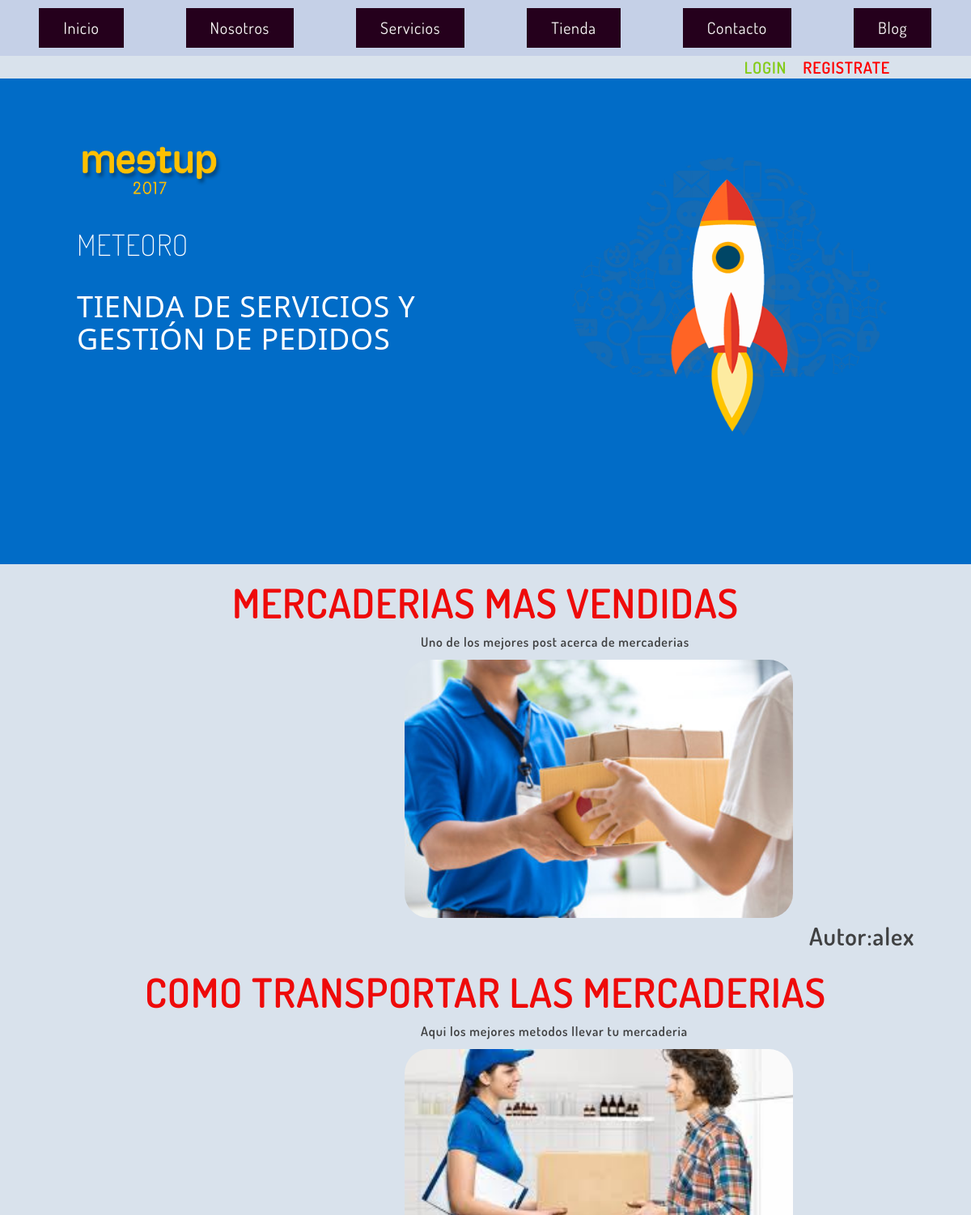
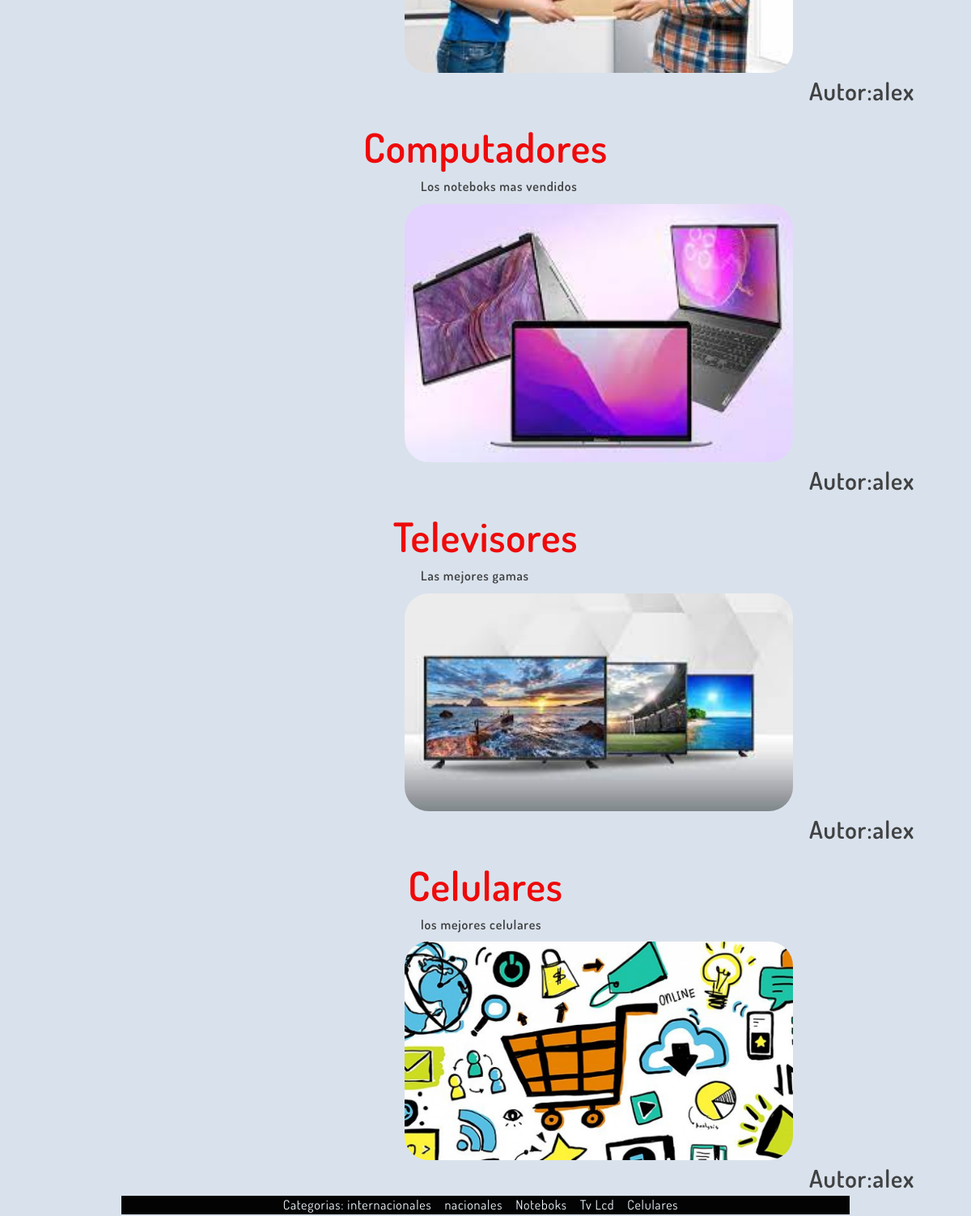
The page /blog/ (upper part) on the database as committed earlier (2 pictures, top to bottom).
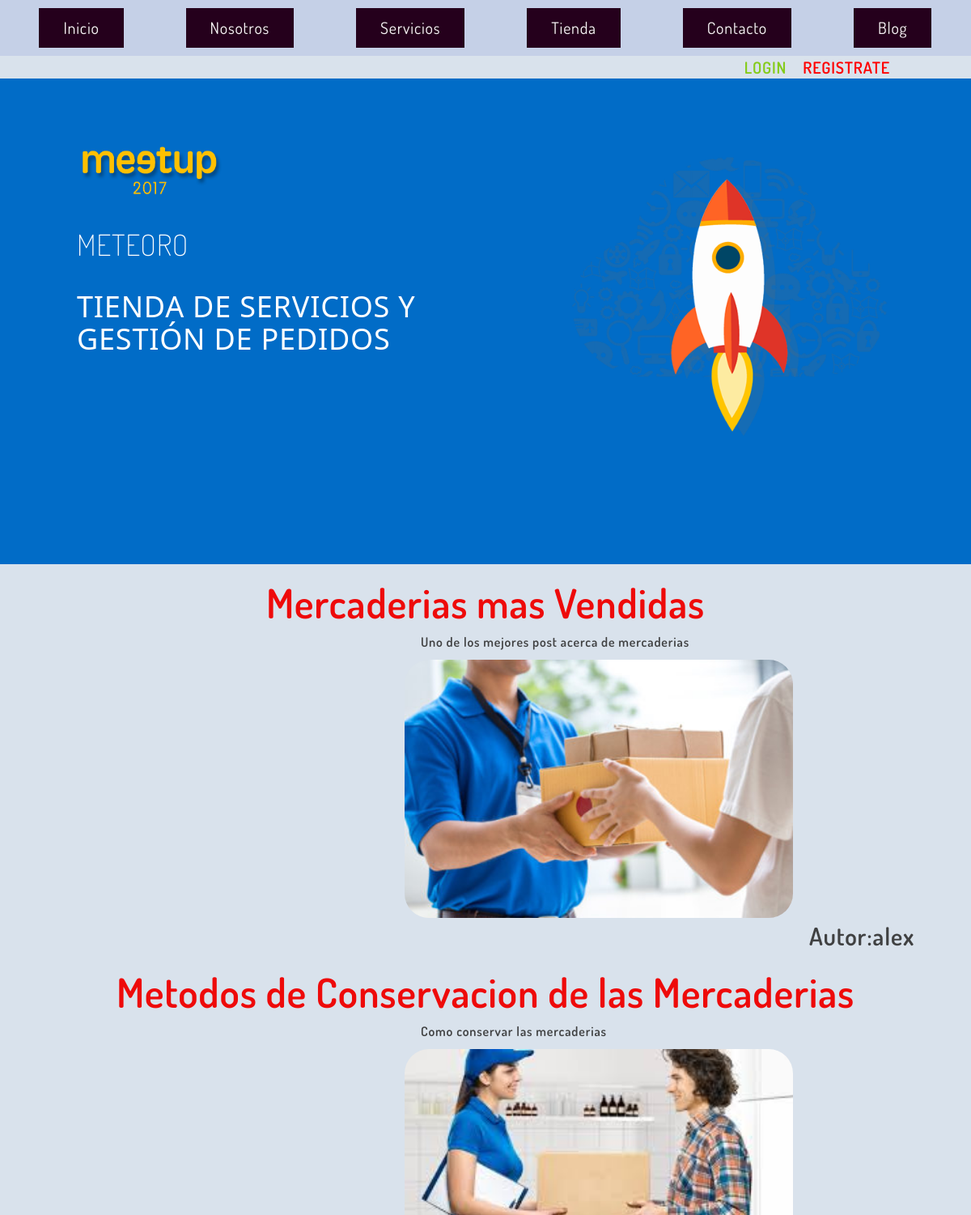
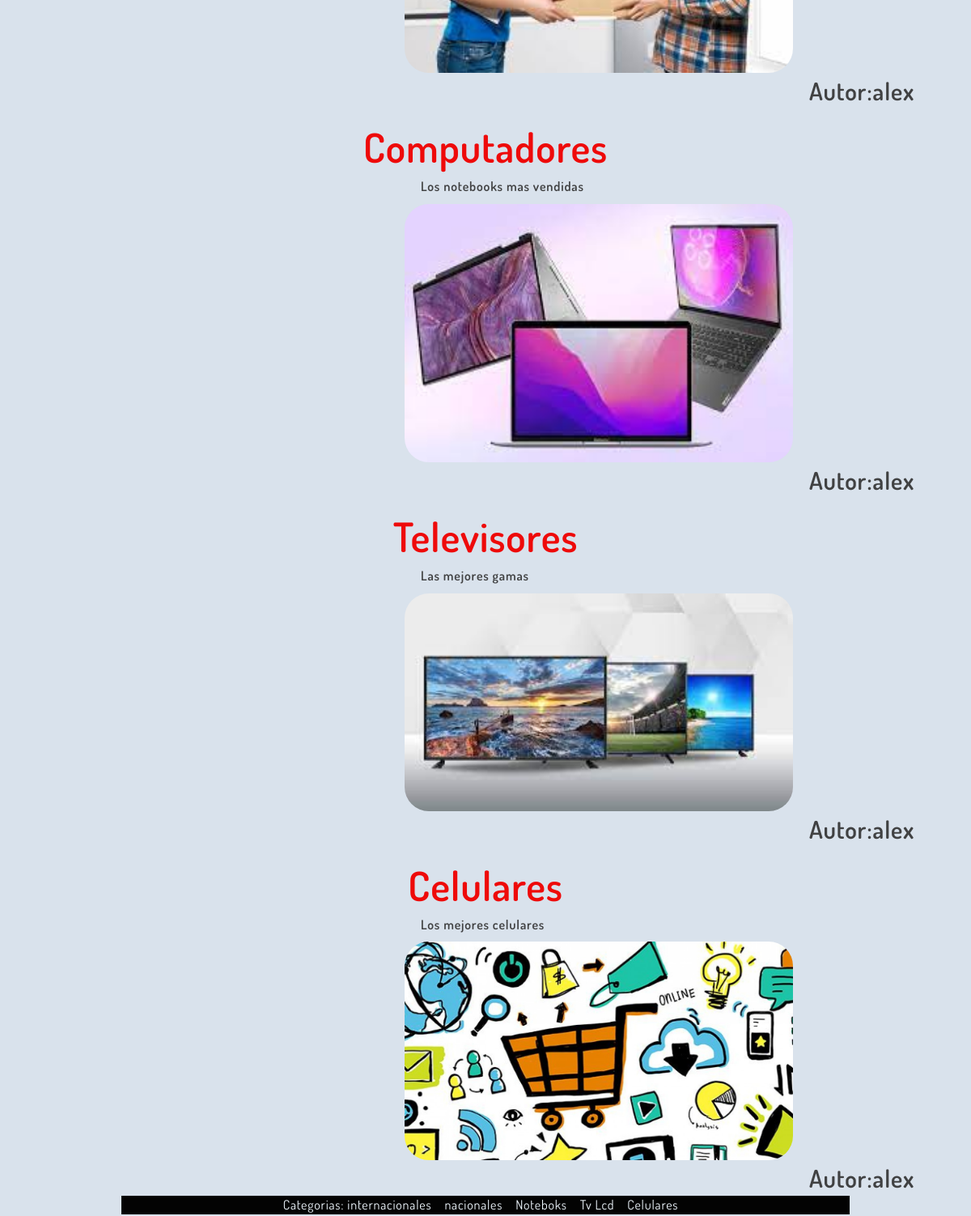
The same page on the database as committed later (2 pictures, top to bottom).
### blog/models.py (models this page shows, shortened)
class post(models.Model):
    titulo= models.CharField(max_length=50)
    contenido=models.CharField(max_length=50)
    imagen=models.ImageField(upload_to='blog', null=True, blank=True)
    autor=models.ForeignKey(User, on_delete=models.CASCADE)
    categorias=models.ManyToManyField(categoria)
    created=models.DateField(auto_now_add=True)
    updated=models.DateField(auto_now_add=True)
    class Meta:
        verbose_name='post'

class categoria(models.Model):
    nombre= models.CharField(max_length=50)
    created=models.DateField(auto_now_add=True)
    updated=models.DateField(auto_now_add=True)
    class Meta:
        verbose_name='categoria'

### blog/views.py (the view)
# urls.py: path('',views.blog, name="blog"),
def blog(request):
    posts= post.objects.all()
    return render(request, "blog/blog.html",{"posts":posts})

### carro/context_processor.py (called while the page is built)
def importe_total_carro(request):
    total=0
    if request.user.is_authenticated:
        for key, value in request.session["carro"].items():
            total=total+float(value["precio"])
    else:
        total="DEBES LOGUEARTE"
    return {"importe_total_carro":total}

### blog/templates/blog/blog.html
{% extends "ProyectoWebApp/base.html" %}
{% load static %}
{% block content %}
{% for post in posts %}
<body style="background-color:  #d9e2ec;">
</body>
<h2 style="color: rgb(238, 10, 10); font-size: 50px; font-weight: bold; text-align: center;" >{{post.titulo}}</h2>
<p style="font-weight: 800; margin-left: 520px;">{{post.contenido}}</p>
<img src="{{post.imagen.url}}" alt="" style="width:40%; margin-left: 500px; border-radius: 30px;">
<div style="font-size: 30px; margin-left: 1000px; margin-top: 1px; font-weight: bold ;">
    Autor:{{post.autor}}
</div>
{% endfor %}
<section>
    <div style="width: 75%; background-color: rgb(3, 3, 3) ; margin: auto; text-align: center;color: aliceblue;">
        Categorias:
        {% for post in posts %}
            {% for categoria in post.categorias.all %}
                {{categoria.nombre}}&nbsp;&nbsp;&nbsp;
            {% endfor %}
        {% endfor %}
    </div>
</section>
{% endblock %}

### proyectoWebApp/templates/proyectoWebApp/base.html (shortened to what this page needs)
<!DOCTYPE html>
<html lang="en">
<head>
{% load static %}
  <link href="{% static 'ProyectoWebApp/css/bootstrap.min.css' %}" rel="stylesheet">
  <link href="{% static 'ProyectoWebApp/css/style.css' %}" rel="stylesheet">
  <link href="{% static 'ProyectoWebApp/css/themify-icons.css' %}" rel="stylesheet">
  <link href="{% static 'ProyectoWebApp/css/dosis-font.css' %}" rel='stylesheet' type='text/css'>
    </head>
    <nav class="nav2">
        <a href="{% url 'home' %}" class="nav-navegacion">Inicio</a>
        <a href="{% url 'nosotros' %}" class="nav-navegacion">Nosotros</a>
        <a href="{% url 'servicios' %}" class="nav-navegacion">Servicios</a>
        <a href="{% url 'tienda' %}" class="nav-navegacion">Tienda</a>
        <a href="{% url 'contacto' %}" class="nav-navegacion">Contacto</a>
        <a href="{% url 'blog' %}" class="nav-navegacion">Blog</a>
    </nav>
    <div style="text-align: right; margin-right: 100px;">
    {% if user.is_authenticated %}
    Bienvenido, {{ user.username }} &nbsp;&nbsp; <a style="color: red; font-size: 20px; font-weight: bold;" href="{% url 'cerrar_sesion' %}">cerrar sesion</a>
    {% else %}
    <a style="font-size: 20px; color: rgb(132, 203, 26); font-weight: bold;" href="{% url 'logear'%}">LOGIN</a>  &nbsp;&nbsp;&nbsp;&nbsp;<a style="font-size: 20px; color: red; font-weight: bold;" href="{% url 'Autenticacion'%}">REGISTRATE</a>
    {% endif%}
    </div>
    <body id="page-top" data-spy="scroll" data-target=".side-menu">
      <div class="container-fluid">
        <div class="row hero-header" id="home">
          <div class="col-md-7">
            <img src="{% static 'ProyectoWebApp/img/meetup-logo.png' %}" class="logo">
            <h1>METEORO</h1>
            <h1 style="font-family: 'Segoe UI', Tahoma, Geneva, Verdana, sans-serif;">TIENDA DE SERVICIOS Y GESTIÓN DE PEDIDOS</h1>
          </div>
          <div class="col-md-5 hidden-xs">
            <img src="{% static 'ProyectoWebApp/img/rocket.png' %}" class="rocket animated bounce">
          </div>
        </div>
      </div>
    {% block content %}
    {% endblock %}
    </body>
    </html>

### proyectoWebApp/static/proyectoWebApp/css/style.css (style rules this page uses)
body { font-family: 'Dosis', sans-serif; color: #404142; font-size: 16px; letter-spacing: 0.8px; }
h1, h2, h3, h4, h5, h6 { font-weight: 200; }
a { -webkit-transition: all 0.3s; -moz-transition: all 0.3s; transition: all 0.3s; }
.nav-navegacion { display: inline-block; background: #25001c; color: #f9f7f7; padding: 10px 30px; text-decoration: none; font-size: 20px; }
.nav2 { background: #2a42bc1c; padding: 10px; display: flex; justify-content: space-around; }
.hero-header { background: #016cc7; min-height: 600px; padding: 5em; color: #fff; }
.hero-header h1 { margin: 1em 0 0 0; }
.hero-header .logo { max-width: 180px; }
.hero-header .rocket { max-width: 100%; }
.animated { -webkit-animation-duration: 5s; animation-duration: 5s; -webkit-animation-fill-mode: both; animation-fill-mode: both; -webkit-animation-timing-function: linear; animation-timing-function: linear; animation-iteration-count:infinite; -webkit-animation-iteration-count:infinite; }
.bounce { -webkit-animation-name: bounce; animation-name: bounce; }

Rows that differ between the two databases and show on the page:
changed post "Uno de los mejores post acerca de mercaderias": titulo "MERCADERIAS MAS VENDIDAS" → "Mercaderias mas Vendidas"
changed post: titulo "COMO TRANSPORTAR LAS MERCADERIAS" → "Metodos de Conservacion de las Mercaderias"; contenido "Aqui los mejores metodos llevar tu mercaderia" → "Como conservar las mercaderias"
changed post "Computadores": contenido "Los noteboks mas vendidos" → "Los notebooks mas vendidas"
changed post "Celulares": contenido "los mejores celulares" → "Los mejores celulares"
